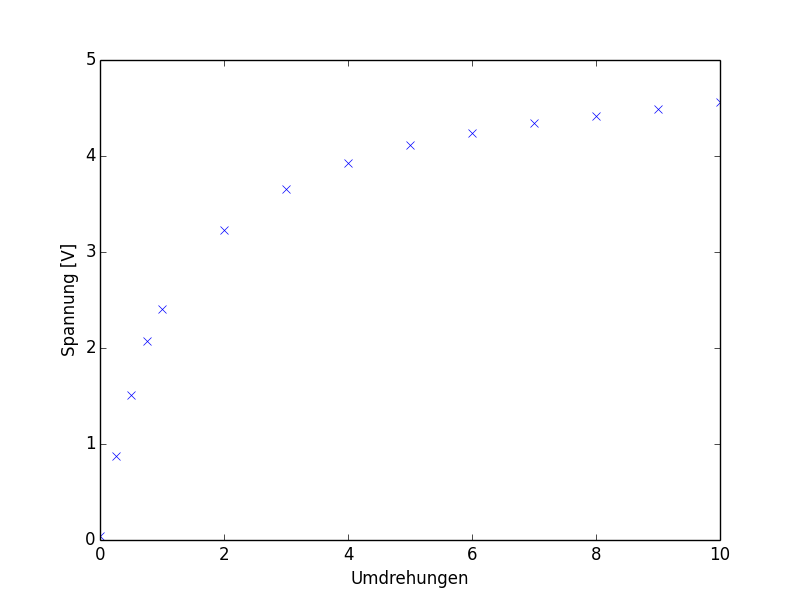

Write the Python code that produced this figure.
#!/usr/bin/python

import matplotlib.pyplot as plt




x = [0,    0.25, 0.5,  0.75,  1,  2,       3,     4,   5,   6,    7,8,9,10]
y = [0.04, 0.88, 1.51, 2.07, 2.41, 3.23, 3.66, 3.93, 4.11, 4.24, 4.34, 4.42, 4.49, 4.56]


fig = plt.figure()
plt.plot(x,y, 'x')
plt.xlabel("Umdrehungen")
plt.ylabel("Spannung [V]")
plt.savefig("poti.png")
